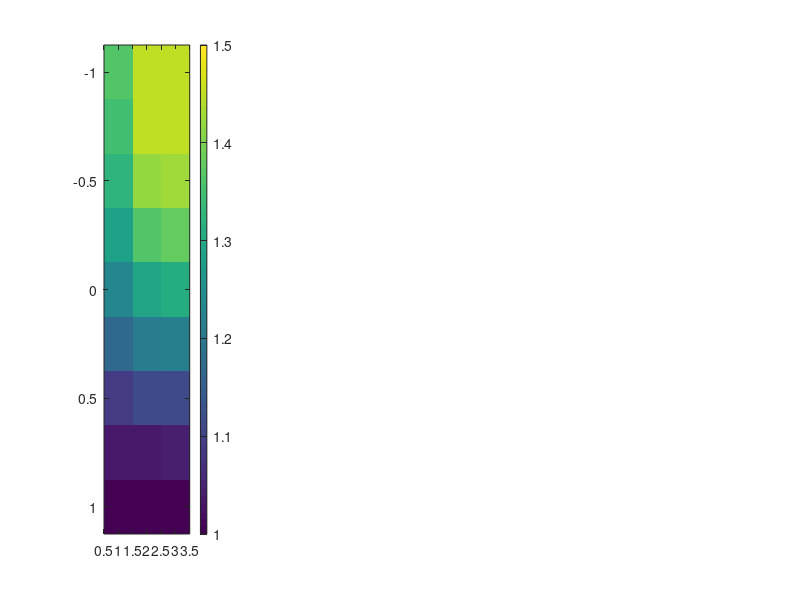

Here is the MATLAB script that generated this plot: (Note: this script raises an error after producing the figure.)
load new_all_data;
clf
for i=1:ndprimes
    subplot(1,ndprimes,i);
    midiff=squeeze(mis(2:4,i,1,:))./squeeze(mis(1,i,1,:))';
    imagesc(1:3,log(gamma2s(end:-1:1))/log(10),midiff(:,:)',[1 1.5]);
    c=colorbar;
    c.Ticks=[1 1.25 1.5];
    %xlabel('log_1_0 G^2');
    if (i==1)
        %ylabel('ratio of meta-$$\mathcal{I}$$s','interpreter','latex');
    end
    set(gca,'xtick',1:3,'xticklabel',{'4/2' ; '8/2' ; '16/2' });
    set(gca,'ytick',-1:1,'yticklabel',[' 1' ; ' 0' ; '-1']);
    %title(['$$d''$$ = ' num2str(dprimes(i))],'interpreter','latex');
    axis square
    set(gca,'fontsize',13);
end
set(gcf,'paperpositionmode','auto');
set(gcf,'Position',[207 462 1265 201]);
print -depsc ../fig6
